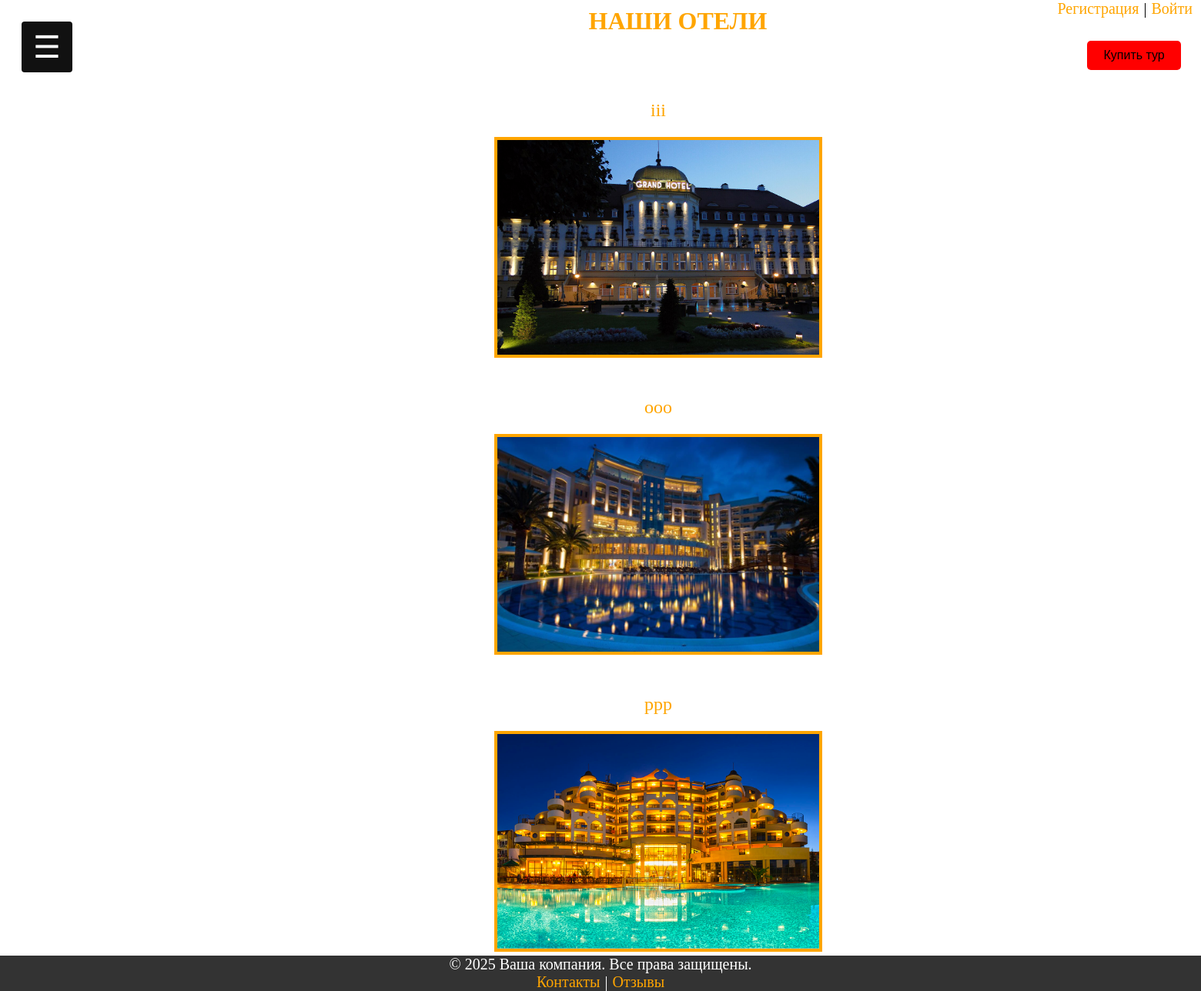
Screenshot of /hotels with the database file from the repository.
### turfirmaapp/models.py (models this page shows, shortened)
class Hotels(models.Model):
    hotel_name = models.CharField(max_length=100, verbose_name="Название отеля")
    address = models.CharField(max_length=255, null=True, blank=True, verbose_name="Адрес")
    rating = models.IntegerField(null=True, blank=True, verbose_name="Рейтинг")
    contact_number = models.CharField(max_length=20, null=True, blank=True, verbose_name="Контактный телефон")
    photo_hotel = models.ImageField(upload_to="photo_hotel/", verbose_name="Фотография", null=True)
    def get_absolute_url(self):
        return reverse('hotel', kwargs={'hotel_id': self.pk})
    class Meta:
        verbose_name = 'отель'
        verbose_name_plural = "Отели"

### turfirmaapp/views.py (the view)
# urls.py: path('hotels', hotels, name='hotels'),
def hotels(request):
    my_data = request.session.get('customer', None)
    data = Hotels.objects.all()
    return render(request, "hotels.html", {"data": data, 'customer': my_data})

### turfirmaapp/templates/hotels.html (shortened to what this page needs)
{% extends 'base.html' %}
{% block content %}
{% load static %}
<h1>Наши отели</h1>
{% if data %}
    {% for item in data %}
    <div class="tours">
        <p><a class="links"  href="{{ item.get_absolute_url }}">{{ item.hotel_name }}</a></p>
        <p><a class="links"  href="{{ item.get_absolute_url }}"><img class="photo_tour" src="{{item.photo_hotel.url}}"></a></p>
    </div>
    {% endfor %}
{% else %}
    <h2>Нет отелей</h2>
{% endif %}
{% endblock %}

### turfirmaapp/static/css/styles.css (style rules this page uses)
body { background-size: cover; background-attachment: fixed; overflow-x: hidden; }
h1 { color: orange; position: relative; top: -60px; left: 49%; text-transform: uppercase; unicode-bidi: isolate; }
.tours { text-align: center; font-size: 24px; display: block; margin: 0 auto; margin-left: 150px; }
.photo_tour { display: block; margin: 0 auto; margin-top: -30px; width: 30%; height: 30%; border: 4px solid orange; }
.links { color: orange; outline: none; text-decoration: none; padding: 2px 1px 0; }

### rows the page displays
Hotels: hotel_name "iii", photo_hotel (picture)
Hotels: hotel_name "ooo", photo_hotel (picture)
Hotels: hotel_name "ppp", photo_hotel (picture)
